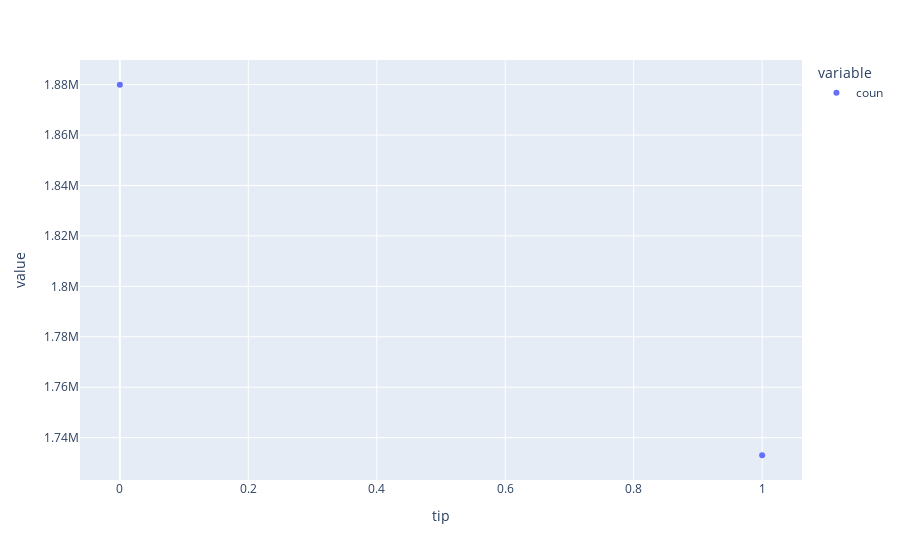

Notebook code for this chart:
### Code cell
px.scatter(df_11.groupby("tip").agg(coun=("tip","count")))

### Figure 1 — Plotly figure (JSON) as saved in the notebook; plotly's stock layout.template omitted (floating-point values rounded to 4 significant figures)
{"data": [{"hovertemplate": "variable=coun<br>tip=%{x}<br>value=%{y}<extra></extra>", "legendgroup": "coun", "marker": {"color": "#636efa", "symbol": "circle"}, "mode": "markers", "name": "coun", "orientation": "v", "showlegend": true, "type": "scatter", "x": [0, 1], "xaxis": "x", "y": [1879959, 1733012], "yaxis": "y"}], "layout": {"legend": {"title": {"text": "variable"}, "tracegroupgap": 0}, "margin": {"t": 60}, "xaxis": {"anchor": "y", "domain": [0, 1], "title": {"text": "tip"}}, "yaxis": {"anchor": "x", "domain": [0, 1], "title": {"text": "value"}}}}
